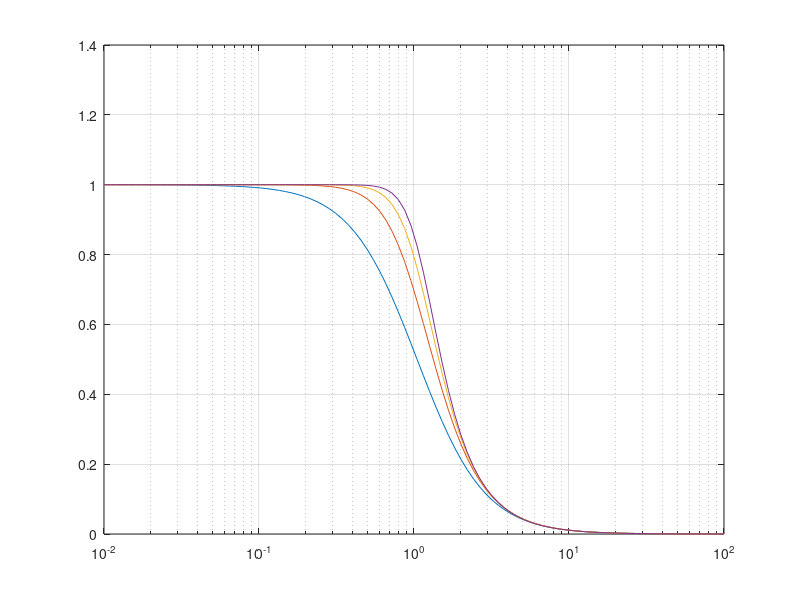

This chart was generated by the following MATLAB code: (Note: this script raises an error after producing the figure.)
%% Produz os atrasos de grupo do filtro de Bessel
close all
clear
clc

%% Parâmetros
N = 1:4;
w = logspace(-2, 2, 100).';
taug = zeros(length(w), length(N));

%% Iterações
for n=1:length(N)
	%% Filtro
	[z, p, k] = besselap(N(n));
	[b, a] = zp2tf(z, p, k);
	H = freqs(b, a, w);

	%% Atraso de grupo
	phaH = unwrap(atan2(imag(H), real(H)));
	taug(2:end, n) = -diff(phaH)./diff(w);
	taug(1, n) = taug(2, n);
	%% Renormalização do besselap()
	taug(:, n) = taug(:, n)/taug(1, n);
end

%% Plotagem
semilogx(w, taug(:, 1))
hold on
semilogx(w, taug(:, 2))
semilogx(w, taug(:, 3))
semilogx(w, taug(:, 4))
hold off
grid on

%% Exportar dados para Gnuplot
writematrix([w, taug], 'taugbessel.dat', ...
	'Delimiter', 'tab')